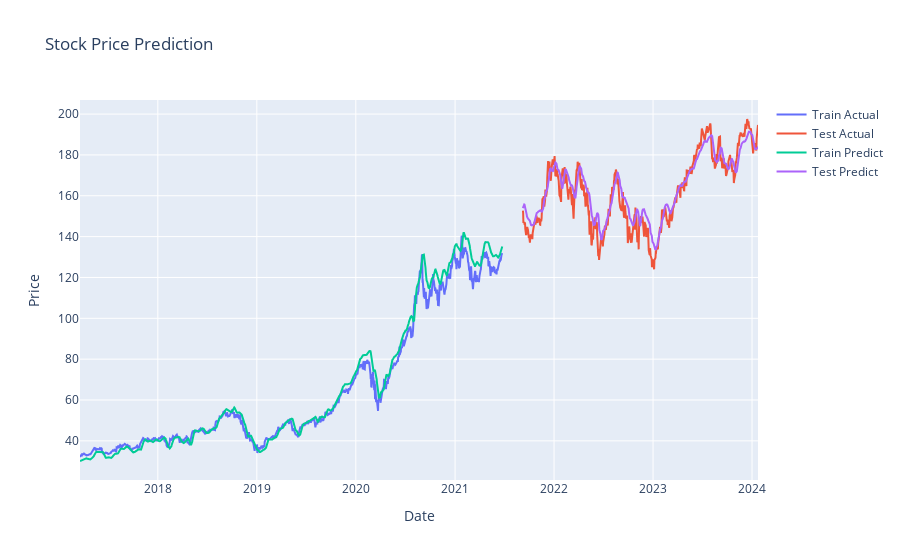

Here is the notebook cell this chart was saved with:
### Code cell
# Make predictions
train_predict = model.predict(X_train)
test_predict = model.predict(X_test)


train_predict = scaler.inverse_transform(train_predict)
test_predict = scaler.inverse_transform(test_predict)

#helps in ploting
y_train_actual = scaler.inverse_transform(y_train.reshape(-1, 1))
y_test_actual = scaler.inverse_transform(y_test.reshape(-1, 1))

train_size = len(train_data)

# Plot actual vs predicted values
fig_prices = go.Figure()
fig_prices.add_trace(go.Scatter(x=data.index[time_step:train_size], y=y_train_actual.flatten(), mode='lines', name='Train Actual'))
fig_prices.add_trace(go.Scatter(x=data.index[train_size+time_step:], y=y_test_actual.flatten(), mode='lines', name='Test Actual'))
fig_prices.add_trace(go.Scatter(x=data.index[time_step:train_size], y=train_predict.flatten(), mode='lines', name='Train Predict'))
fig_prices.add_trace(go.Scatter(x=data.index[train_size+time_step:], y=test_predict.flatten(), mode='lines', name='Test Predict'))
fig_prices.update_layout(title='Stock Price Prediction', xaxis_title='Date', yaxis_title='Price')
fig_prices.show()

### Figure 1 — Plotly figure (JSON) as saved in the notebook; plotly's stock layout.template omitted (floating-point values rounded to 4 significant figures; data arrays with more than 128 entries replaced by an {"elided": "..."} marker saying what was removed)
{"data": [{"mode": "lines", "name": "Train Actual", "type": "scatter", "x": {"elided": "1076 str values"}, "y": {"elided": "1075 float values"}}, {"mode": "lines", "name": "Test Actual", "type": "scatter", "x": {"elided": "701 str values"}, "y": {"elided": "597 float values"}}, {"mode": "lines", "name": "Train Predict", "type": "scatter", "x": {"elided": "1076 str values"}, "y": {"elided": "1075 float values"}}, {"mode": "lines", "name": "Test Predict", "type": "scatter", "x": {"elided": "701 str values"}, "y": {"elided": "597 float values"}}], "layout": {"title": {"text": "Stock Price Prediction"}, "xaxis": {"title": {"text": "Date"}}, "yaxis": {"title": {"text": "Price"}}}}
